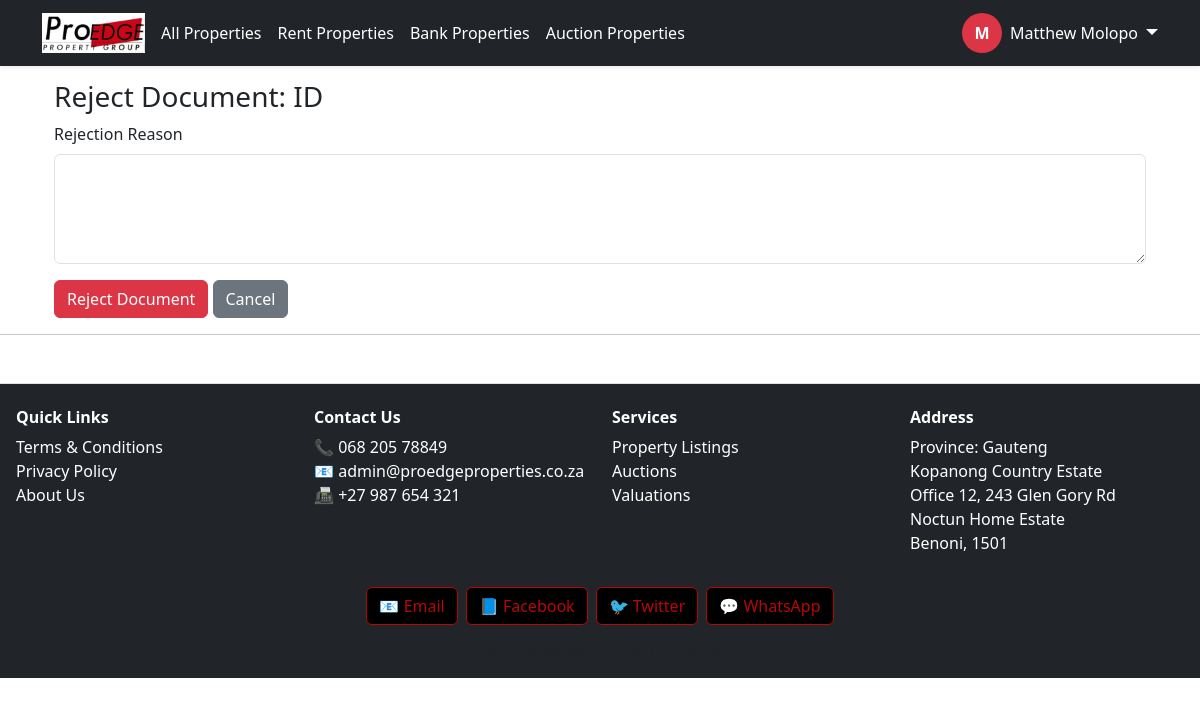
The page /agent-document/7/reject/ (signed in) on the database its author committed.
### proedge/models.py (models this page shows, shortened)
class CustomUser(AbstractUser):
    ROLE_CHOICES = [
        ('buyer', 'Buyer'),
        ('seller', 'Seller'),
        ('tenant', 'Tenant'),
        ('agency', 'Agency'),
        ('landlord', 'Landlord'),
        ('agent', 'Agent'),
        ('bank', 'Bank'),
        ('auctioneer', 'Auctioneer'),
    ]
    role = models.CharField(max_length=20, choices=ROLE_CHOICES)
    email = models.EmailField(unique=True)
    is_email_verified = models.BooleanField(default=False)

class AgentDocument(models.Model):
    DOC_TYPES = [
        ('ID', 'ID Copy'),
        ('FFC', 'FFC Certificate'),
    ]
    join_request = models.ForeignKey(AgentJoinRequest, on_delete=models.CASCADE, related_name='documents')
    document_type = models.CharField(max_length=10, choices=DOC_TYPES)
    document = models.FileField(upload_to='agent_docs/')
    uploaded_at = models.DateTimeField(auto_now_add=True)
    status = models.CharField(
        max_length=10,
        choices=[('pending', 'Pending'), ('approved', 'Approved'), ('rejected', 'Rejected')],
        default='pending'
    )
    rejection_reason = models.TextField(null=True, blank=True)
    automated_checked = models.BooleanField(default=False)
    expiry_date = models.DateField(null=True, blank=True)

### proedge/views.py (the view)
# urls.py: path('agent-document/<int:doc_id>/reject/', views.manual_reject_document, name='manual_reject_document'),
@login_required
def manual_reject_document(request, doc_id):
    document = get_object_or_404(AgentDocument, id=doc_id)
    if request.method == 'POST':
        reason = request.POST.get('reason')
        if not reason:
            messages.error(request, "Please provide a rejection reason.")
            return redirect('view_agent_document', doc_id=doc_id)
        document.status = 'rejected'
        document.rejection_reason = reason
        document.automated_checked = True
        document.save()
        update_join_request_auto_status(document.join_request)
        messages.success(request, f"Document {document.document_type} rejected manually.")
        return redirect('agency_dashboard')
    else:
        return render(request, 'proedge/manual_reject_document.html', {'document': document})

### proedge/templates/proedge/manual_reject_document.html (shortened to what this page needs)
{% extends "base.html" %}
{% block content %}
  <div class="container mt-4">
    <h3>Reject Document: {{ document.document_type }}</h3>
    <form method="post">
      <div class="mb-3">
        <label for="reason" class="form-label">Rejection Reason</label>
        <textarea id="reason" name="reason" rows="4" class="form-control" required></textarea>
      </div>
      <button type="submit" class="btn btn-danger">Reject Document</button>
      <a href="{% url 'agency_dashboard' %}" class="btn btn-secondary">Cancel</a>
    </form>
  </div>
{% endblock %}

### proedge/templates/base.html (shortened to what this page needs)
{% load static %}
<!DOCTYPE html>
<html lang="en">
<head>
     <link rel="stylesheet" href="https://unpkg.com/leaflet@1.9.5/dist/leaflet.css"
/>
    <link href="https://cdn.jsdelivr.net/npm/bootstrap@5.3.0/dist/css/bootstrap.min.css" rel="stylesheet">
    <link rel="stylesheet" href="https://cdnjs.cloudflare.com/ajax/libs/font-awesome/6.4.0/css/all.min.css">
    <link rel="stylesheet" href="{% static 'proedge/css/style.css' %}">
    <link rel="stylesheet" href="https://cdn.jsdelivr.net/npm/lightgallery@2.7.1/css/lightgallery.min.css">
    <link rel="stylesheet" href="https://unpkg.com/leaflet/dist/leaflet.css" />
    <link rel="stylesheet" href="https://unpkg.com/leaflet@1.9.5/dist/leaflet.css"
/>
<link rel="stylesheet" href="https://cdn.jsdelivr.net/npm/lightgallery@2.7.1/css/lightgallery-bundle.min.css" />
<link rel="stylesheet" href="https://cdn.jsdelivr.net/npm/lightgallery@2.7.1/plugins/thumbnail/lg-thumbnail.min.css">
<link rel="stylesheet" href="https://cdn.jsdelivr.net/npm/lightgallery@2.7.1/plugins/zoom/lg-zoom.min.css">
<link rel="stylesheet" href="https://cdn.jsdelivr.net/npm/lightgallery@2.7.1/plugins/fullscreen/lg-fullscreen.min.css">
<link rel="stylesheet" href="https://cdn.jsdelivr.net/npm/lightgallery@2.7.1/plugins/share/lg-share.min.css">
<link rel="stylesheet" href="https://cdn.jsdelivr.net/npm/lightgallery@2.7.1/plugins/pager/lg-pager.min.css">
</head>
<body>
<nav class="navbar navbar-expand-lg navbar-dark bg-dark fixed-top shadow-sm">
  <div class="container">
    <a class="navbar-brand fw-bold me-1" href="/">
      <img src="{% static 'images/logo.png' %}" alt="ProEdge Logo" style="height: 40px;">
    </a>
    <div class="collapse navbar-collapse" id="navbarMain">
      <ul class="navbar-nav me-auto mb-2 mb-lg-0 flex-wrap justify-content-start">
        <li class="nav-item flex-fill flex-lg-auto mb-1 mb-lg-0">
          <a class="nav-link btn btn-outline-danger text-white w-100 text-center mx-1 px-1 {% if request.path == '/' or request.path == '/properties/' %}active{% endif %}" href="{% url 'property_list' %}">All Properties</a>
        </li>
        <li class="nav-item flex-fill flex-lg-auto mb-1 mb-lg-0">
          <a class="nav-link btn btn-outline-danger text-white w-100 text-center mx-1 px-1 {% if request.path == '/rent/' %}active{% endif %}" href="{% url 'property_list' %}">Rent Properties</a>
        </li>
        <li class="nav-item flex-fill flex-lg-auto mb-1 mb-lg-0">
          <a class="nav-link btn btn-outline-danger text-white w-100 text-center mx-1 px-1 {% if request.path == '/bank/' %}active{% endif %}" href="{% url 'property_list' %}">Bank Properties</a>
        </li>
        <li class="nav-item flex-fill flex-lg-auto mb-1 mb-lg-0">
          <a class="nav-link btn btn-outline-danger text-white w-100 text-center mx-1 px-1 {% if request.path == '/auctions/' %}active{% endif %}" href="{% url 'property_list' %}">Auction Properties</a>
        </li>
      </ul>
      <div class="d-flex flex-wrap align-items-center mt-2 mt-lg-0">
        {% if user.is_authenticated %}
          <div class="dropdown d-flex align-items-center">
            <a class="d-flex align-items-center text-decoration-none text-white me-2" href="{% url 'dashboard_redirect' %}">
              <div class="rounded-circle bg-danger text-white d-flex justify-content-center align-items-center fw-bold" style="width: 40px; height: 40px;">
                {{ user.get_full_name|default:user.username|slice:":1"|upper }}
              </div>
              <span class="ms-2 d-none d-lg-inline">{{ user.get_full_name|default:user.username }}</span>
            </a>
            <a class="dropdown-toggle text-white fs-5 ms-auto" href="#" id="userDropdown" data-bs-toggle="dropdown" aria-expanded="false"></a>
          </div>
        {% else %}
          <div class="d-flex flex-wrap gap-1">
            <a class="btn btn-outline-danger text-white px-2 fw-semibold" href="{% url 'login' %}">Login</a>
            <a class="btn btn-danger px-2 fw-semibold" href="{% url 'register' %}">Register</a>
          </div>
        {% endif %}
      </div>
    </div>
  </div>
</nav>
<main class="container mt-4">
  {% block content %}{% endblock %}
</main>
<hr>
<footer class="bg-dark text-white mt-5 pt-4 pb-3 border-top">
  <div class="container-fluid px-2">
    <div class="row">
      <div class="col-6 col-md-3 mb-3 text-center text-md-start">
        <h6 class="fw-bold mb-2">Quick Links</h6>
        <ul class="list-unstyled">
          <li><a href="#" class="text-white text-decoration-none">Terms & Conditions</a></li>
          <li><a href="#" class="text-white text-decoration-none">Privacy Policy</a></li>
          <li><a href="#" class="text-white text-decoration-none">About Us</a></li>
        </ul>
      </div>
      <div class="col-6 col-md-3 mb-3 text-center text-md-start">
        <h6 class="fw-bold mb-2">Contact Us</h6>
        <ul class="list-unstyled">
          <li>📞 068 205 78849</li>
          <li>📧 <a href="mailto:admin@proedgeproperties.co.za" class="text-white text-decoration-none">admin@proedgeproperties.co.za</a></li>
          <li>📠 +27 987 654 321</li>
        </ul>
      </div>
      <div class="col-6 col-md-3 mb-3 text-center text-md-start">
        <h6 class="fw-bold mb-2">Services</h6>
        <ul class="list-unstyled">
          <li><a href="#" class="text-white text-decoration-none">Property Listings</a></li>
          <li><a href="#" class="text-white text-decoration-none">Auctions</a></li>
          <li><a href="#" class="text-white text-decoration-none">Valuations</a></li>
        </ul>
      </div>
      <div class="col-6 col-md-3 mb-3 text-center text-md-start">
        <h6 class="fw-bold mb-2">Address</h6>
        <ul class="list-unstyled">
          <li>Province: Gauteng</li>
          <li>Kopanong Country Estate</li>
          <li>Office 12, 243 Glen Gory Rd</li>
          <li>Noctun Home Estate</li>
          <li>Benoni, 1501</li>
        </ul>
      </div>
    </div>
    <div class="d-flex justify-content-center flex-wrap gap-2 mb-3">
      <a href="mailto:info@youthportal.com" class="social-btn">📧 Email</a>
      <a href="https://facebook.com" target="_blank" class="social-btn">📘 Facebook</a>
      <a href="https://twitter.com" target="_blank" class="social-btn">🐦 Twitter</a>
      <a href="https://wa.me/1234567890" target="_blank" class="social-btn">💬 WhatsApp</a>
    </div>
    <div class="text-center text-muted small">&copy; {{ now|date:"Y" }} ProEdge Property Group | Version 0.1</div>
  </div>
</footer>
</body>
</html>

### proedge/templates/base.html (style rules this page uses)
footer { padding-left: 0.5rem; padding-right: 0.5rem; }
body, html { overflow-x: hidden; }
.navbar-brand img { max-height: 40px; }
.social-btn { padding: 6px 12px; border-radius: 6px; border: 1px solid #b80707; color: #b80707; background-color: #000; text-decoration: none; transition: all 0.3s ease; }
.social-btn { display: inline-block; padding: 6px 12px; border-radius: 6px; background-color: #000; color: #b80707; font-weight: 500; text-decoration: none; transition: all 0.3s ease; border: 1px solid #b80707; }

### rows shown on the page
CustomUser: get_full_name "M", get_full_name "Matthew Molopo"
AgentDocument: document_type "ID"
